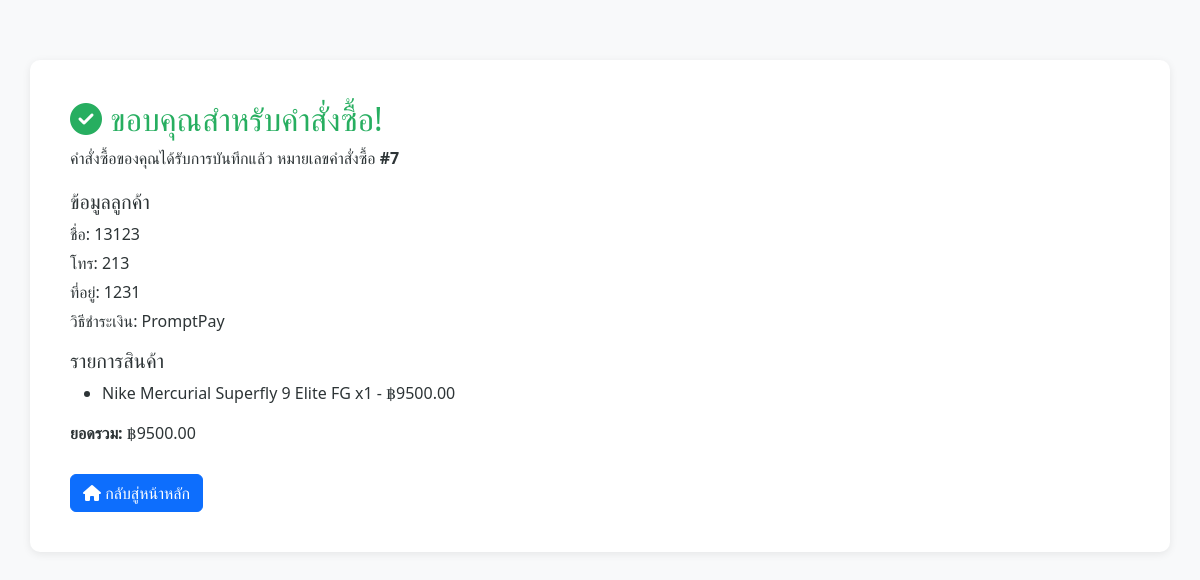
Screenshot of /order-success/7 with the database file from the repository.
### app.py (models this page shows, shortened)
class Order(db.Model):
    __tablename__ = 'orders'
    id = db.Column(db.Integer, primary_key=True)
    customer_name = db.Column(db.String(120), nullable=False)
    phone = db.Column(db.String(50), nullable=False)
    address = db.Column(db.Text, nullable=False)
    payment_method = db.Column(db.String(50), nullable=False)
    total_price = db.Column(db.Float, nullable=False)
    created_at = db.Column(db.DateTime, nullable=False)
    items = db.relationship('OrderItem', backref='order', cascade='all, delete-orphan')

class OrderItem(db.Model):
    __tablename__ = 'order_items'
    id = db.Column(db.Integer, primary_key=True)
    order_id = db.Column(db.Integer, db.ForeignKey('orders.id'), nullable=False)
    product_id = db.Column(db.Integer, nullable=False)
    product_name = db.Column(db.String(120), nullable=False)
    quantity = db.Column(db.Integer, nullable=False)
    unit_price = db.Column(db.Float, nullable=False)

### app.py (the view)
@app.route('/order-success/<int:order_id>')
def order_success(order_id):
    order = Order.query.get(order_id)
    if not order:
        return redirect(url_for('index'))
    return render_template('order-success.html', order=order)

### templates/order-success.html (shortened to what this page needs)
<!DOCTYPE html>
<html lang="th">
<head>
    <link href="https://cdn.jsdelivr.net/npm/bootstrap@5.3.0/dist/css/bootstrap.min.css" rel="stylesheet">
    <link rel="stylesheet" href="https://cdnjs.cloudflare.com/ajax/libs/font-awesome/6.4.0/css/all.min.css">
</head>
<body>
    <div class="container">
        <div class="success-box">
            <h2><i class="fas fa-check-circle"></i> ขอบคุณสำหรับคำสั่งซื้อ!</h2>
            <p>คำสั่งซื้อของคุณได้รับการบันทึกแล้ว หมายเลขคำสั่งซื้อ <strong>#{{ order.id }}</strong></p>
            <div class="order-details">
                <h5>ข้อมูลลูกค้า</h5>
                <p>ชื่อ: {{ order.customer_name }}</p>
                <p>โทร: {{ order.phone }}</p>
                <p>ที่อยู่: {{ order.address }}</p>
                <p>วิธีชำระเงิน: {{ order.payment_method }}</p>
                <h5 class="mt-3">รายการสินค้า</h5>
                <ul>
                    {% for item in order.items %}
                    <li>{{ item.product_name }} x{{ item.quantity }} - ฿{{ "%.2f"|format(item.unit_price * item.quantity) }}</li>
                    {% endfor %}
                </ul>
                <p class="mt-2"><strong>ยอดรวม:</strong> ฿{{ "%.2f"|format(order.total_price) }}</p>
            </div>
            <a href="/" class="btn btn-primary mt-4"><i class="fas fa-home"></i> กลับสู่หน้าหลัก</a>
        </div>
    </div>
</body>
</html>

### templates/order-success.html (style rules this page uses)
body { font-family: 'Segoe UI', Tahoma, Geneva, Verdana, sans-serif; background:#F8F9FA; color:#2D3436; }
.container { padding:60px 0; }
.success-box { background:white; padding:40px; border-radius:10px; box-shadow:0 2px 8px rgba(0,0,0,0.08); }
.success-box h2 { color:#27AE60; }
.order-details { margin-top:20px; }
.order-details p { margin:5px 0; }

### rows the page displays
Order: id "7", customer_name "13123", phone "213", address "1231", payment_method "PromptPay", total_price "9500.00"
OrderItem: product_name "Nike Mercurial Superfly 9 Elite FG", quantity "1", item.unit_price*item.quantity "9500.00"
